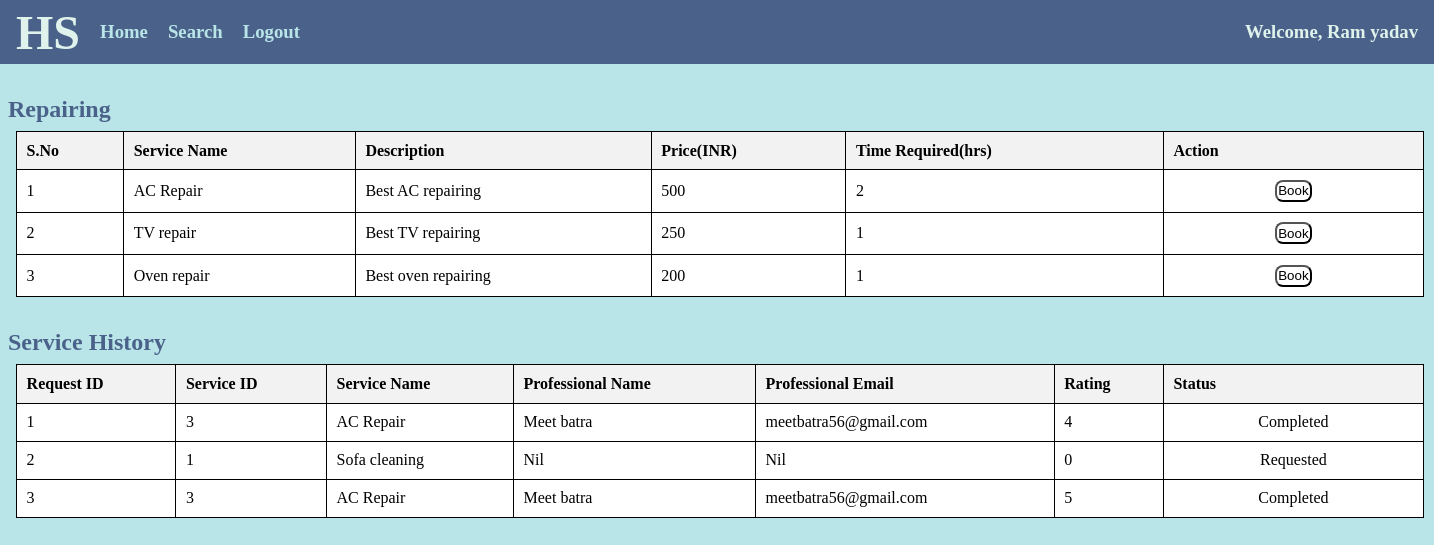
The page /1/service/repairing on the database its author committed.
### app.py (models this page shows)
class Customer(db.Model):
    __tablename__="customers"
    id = db.Column(db.Integer, primary_key=True, autoincrement=True)
    name = db.Column(db.String, nullable=False)
    email = db.Column(db.String, unique=True, nullable=False)
    passw = db.Column(db.String, nullable=False)
    address = db.Column(db.String)
    pincode = db.Column(db.String, nullable=False)
    status = db.Column(db.String, nullable=False)

class Service(db.Model):
    __tablename__= "services"
    id = db.Column(db.Integer, primary_key=True, autoincrement=True)
    name = db.Column(db.String, nullable=False)
    type = db.Column(db.String, nullable=False)
    price = db.Column(db.String, nullable=False)
    time_reqd = db.Column(db.String)
    description = db.Column(db.String)

class Service_Request(db.Model):
    __tablename__="service_requests"
    id = db.Column(db.Integer, primary_key=True, autoincrement=True)
    service_id = db.Column(db.Integer, db.ForeignKey('services.id'), nullable=False)
    cust_id = db.Column(db.Integer, db.ForeignKey('customers.id'), nullable=False)
    prof_id = db.Column(db.Integer, db.ForeignKey('professionals.id'), nullable=False)
    status = db.Column(db.String, nullable=False)
    rating = db.Column(db.Integer, default=0)

class Professional(db.Model):
    __tablename__="professionals"
    id = db.Column(db.Integer, primary_key=True, autoincrement=True)
    name = db.Column(db.String, nullable=False)
    email = db.Column(db.String, nullable=False, unique=True)
    passw = db.Column(db.String, nullable=False)
    service_id = db.Column(db.Integer, nullable=False)
    service_name = db.Column(db.String, nullable=False)
    experience = db.Column(db.Integer)
    address = db.Column(db.String)
    pincode = db.Column(db.String, nullable=False)
    status = db.Column(db.String, nullable=False)

### app.py (the view)
@app.route('/<int:id>/service/<string:service>')
def customer_service(id,service):
    cust=Customer.query.filter_by(id=id).first()
    services_by_type=Service.query.filter_by(type=service).all()
    reqs=Service_Request.query.filter_by(cust_id=cust.id).all()
    profs=Professional.query.all()
    services=[]
    for req in reqs:
        flag=False
        ser=Service.query.filter_by(id=req.service_id).first()
        for prof in profs:
            if(req.prof_id==prof.id):
                services.append((req,prof,ser))
                flag=True
        if(not flag):
            services.append((req,'-',ser))
    return render_template('customer_home.html',cust=cust, services=services, packs=services_by_type, service=service.capitalize())

### templates/customer_home.html (shortened to what this page needs)
<!DOCTYPE html>
<html lang="en">
<head>
    <link rel="stylesheet" href="/static/style_admin_prof.css">
</head>
<body>
    {% if cust.status=="Blocked" %}
    <div class="heading">
        <h1>Household Services</h1>
    </div>
    <div class="alert">
        <h1>You are Blocked</h1>
        <a href="/"><button>Go Back</button></a>
    </div>
    {% else %}
    <div class="nav">
        <h1>HS</h1>
        <div class="options">
            <h3><a href="/customer/{{cust.id}}/home">Home</a></h3>
            <h3><a href="/customer/{{cust.id}}/search">Search</a></h3>
            <h3><a href="/">Logout</a></h3>
        </div>
        <div class="greet">
            <h3>Welcome, {{cust.name}}</h3>
        </div>
    </div>
    {% if service %}
        <div class="services">
            <h2>{{service}}</h2>
            {% if packs | length==0 %}
                <div class="msg">
                    <h3>No {{service}} Services</h3>
                </div>
            {% else %}
            <table>
                <tr>
                    <th>S.No</th>
                    <th>Service Name</th>
                    <th>Description</th>
                    <th>Price(INR)</th>
                    <th>Time Required(hrs)</th>
                    <th>Action</th>
                </tr>
                {% for service in packs %}
                    <tr>
                        <td>{{loop.index}}</td>
                        <td>{{service.name}}</td>
                        <td>{{service.description}}</td>
                        <td>{{service.price}}</td>
                        <td>{{service.time_reqd}}</td>
                        <td class="btn">
                            <a href="/{{cust.id}}/service/{{service.id}}"><button>Book</button></a>
                        </td>
                    </tr>
                {% endfor %}
            </table>
            {% endif %}
        </div>
    {% endif %}
    <div class="reqs">
        <h2>Service History</h2>
        {% if services|length==0 %}
            <div class="msg">
                <h3>No Past Requests</h3>
            </div>
        {% else %}
        <table>
            <tr>
                <th>Request ID</th>
                <th>Service ID</th>
                <th>Service Name</th>
                <th>Professional Name</th>
                <th>Professional Email</th>
                <th>Rating</th>
                <th>Status</th>
            </tr>
            {% for req,prof,service in services %}
            <tr>
                <td>{{req.id}}</td>
                <td>{{service.id}}</td>
                <td>{{service.name}}</td>
                {% if prof!="-" %}
                <td>{{prof.name}}</td>
                <td>{{prof.email}}</td>
                {% else %}
                <td>Nil</td>
                <td>Nil</td>
                {% endif %}
                <td>{{req.rating}}</td>
                <td class="btn">
                    {% if req.status=="pending" %}
                        <a href="/{{cust.id}}/close_service/{{req.id}}"><button>Close</button></a>
                    {% elif req.status=="requested" %}
                        Requested
                    {% else %}
                        Completed
                    {% endif %}
                </td>
            </tr>
            {% endfor %}
        </table>
        {% endif %}
    </div>
    {% endif %}
</body>
</html>

### static/style_admin_prof.css (style rules this page uses)
* { margin: 0; padding: 0; }
.nav { height: 4rem; width:100%; display: flex; align-items: center; color: #DFF2EB; background-color: #4A628A; margin-bottom: 2rem; }
h1 { margin-left: 1rem; font-size: 3rem; }
a { text-decoration: none; }
.options a { color: #B9E5E8; }
.options { height: 2rem; width: 15rem; display: flex; align-items: center; justify-content: space-evenly; }
.greet { position: absolute; right:1rem; }
body { background-color: #B9E5E8; }
table { border-collapse: collapse; width: 88rem; margin-left: 1rem; }
th, td { border: 0.1rem solid black; padding: 0.6rem; text-align: left; background-color: white; }
th { background-color: #f2f2f2; }
.services, .req, .prof, .customers { margin-bottom: 2rem; }
h2 { color: #4A628A; margin-bottom: 0.5rem; margin-left: 0.5rem; }
button { background-color: white; padding: 0.1rem; border-radius: 0.5rem; }
.btn { text-align: center; width: 15rem; }

### rows shown on the page
Customer: name "Ram yadav"
Service: name "AC Repair", description "Best AC repairing", price "500", time_reqd "2"
Service: name "TV repair", description "Best TV repairing", price "250", time_reqd "1"
Service: name "Oven repair", description "Best oven repairing", price "200", time_reqd "1"
Service_Request: id "1", id "3", name "AC Repair", name "Meet batra", email "meetbatra56@gmail.com", rating "4", status "Completed"
Service_Request: id "2", id "1", name "Sofa cleaning", shows "Nil", rating "0", status "Requested"
Service_Request: id "3", name "AC Repair", name "Meet batra", email "meetbatra56@gmail.com", rating "5", status "Completed"

### other values the page prints
{{ service }} "Repairing"
